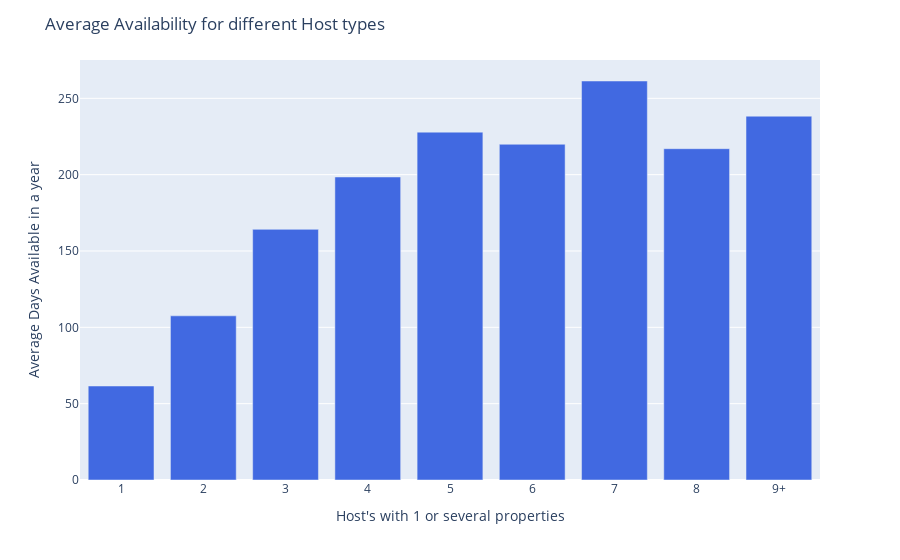

Notebook code for this chart:
### Code cell
fig = px.bar(hosts_info_df, x='labels', y='availability_365'
      )
fig.update_layout(
    yaxis_title="Average Days Available in a year",
    xaxis_title = "Host's with 1 or several properties",
    title = "Average Availability for different Host types")
fig.update_traces(marker_color='royalblue')

### Figure 1 — Plotly figure (JSON) as saved in the notebook; plotly's stock layout.template omitted (floating-point values rounded to 4 significant figures)
{"data": [{"alignmentgroup": "True", "hovertemplate": "labels=%{x}<br>availability_365=%{y}<extra></extra>", "legendgroup": "", "marker": {"color": "royalblue", "pattern": {"shape": ""}}, "name": "", "offsetgroup": "", "orientation": "v", "showlegend": false, "textposition": "auto", "type": "bar", "x": ["1", "2", "3", "4", "5", "6", "7", "8", "9+"], "xaxis": "x", "y": [61.57, 107.5, 164.2, 198.5, 227.9, 219.9, 261.4, 217.0, 238.3], "yaxis": "y"}], "layout": {"barmode": "relative", "legend": {"tracegroupgap": 0}, "margin": {"t": 60}, "title": {"text": "Average Availability for different Host types"}, "xaxis": {"anchor": "y", "domain": [0, 1], "title": {"text": "Host's with 1 or several properties"}}, "yaxis": {"anchor": "x", "domain": [0, 1], "title": {"text": "Average Days Available in a year"}}}}
